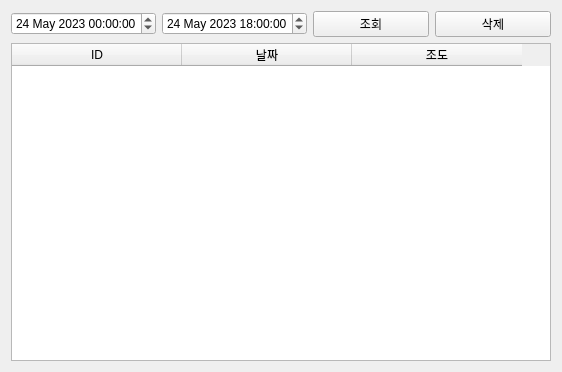
<?xml version="1.0" encoding="UTF-8"?>
<ui version="4.0">
 <class>Tab6Database</class>
 <widget class="QWidget" name="Tab6Database">
  <property name="geometry">
   <rect>
    <x>0</x>
    <y>0</y>
    <width>562</width>
    <height>372</height>
   </rect>
  </property>
  <property name="windowTitle">
   <string>Form</string>
  </property>
  <layout class="QVBoxLayout" name="verticalLayout">
   <item>
    <layout class="QHBoxLayout" name="horizontalLayout">
     <item>
      <widget class="QDateTimeEdit" name="pDateTimeEditFrom">
       <property name="dateTime">
        <datetime>
         <hour>0</hour>
         <minute>0</minute>
         <second>0</second>
         <year>2023</year>
         <month>5</month>
         <day>24</day>
        </datetime>
       </property>
      </widget>
     </item>
     <item>
      <widget class="QDateTimeEdit" name="pDateTimeEditTo">
       <property name="dateTime">
        <datetime>
         <hour>18</hour>
         <minute>0</minute>
         <second>0</second>
         <year>2023</year>
         <month>5</month>
         <day>24</day>
        </datetime>
       </property>
      </widget>
     </item>
     <item>
      <widget class="QPushButton" name="pPBSearchButton">
       <property name="text">
        <string>조회</string>
       </property>
      </widget>
     </item>
     <item>
      <widget class="QPushButton" name="pPBDeleteButton">
       <property name="text">
        <string>삭제</string>
       </property>
      </widget>
     </item>
    </layout>
   </item>
   <item>
    <layout class="QHBoxLayout" name="horizontalLayout_2">
     <item>
      <widget class="QTableWidget" name="pTableWidget">
       <attribute name="horizontalHeaderDefaultSectionSize">
        <number>170</number>
       </attribute>
       <column>
        <property name="text">
         <string>ID</string>
        </property>
       </column>
       <column>
        <property name="text">
         <string>날짜</string>
        </property>
       </column>
       <column>
        <property name="text">
         <string>조도</string>
        </property>
       </column>
      </widget>
     </item>
    </layout>
   </item>
  </layout>
 </widget>
 <resources/>
 <connections/>
</ui>
